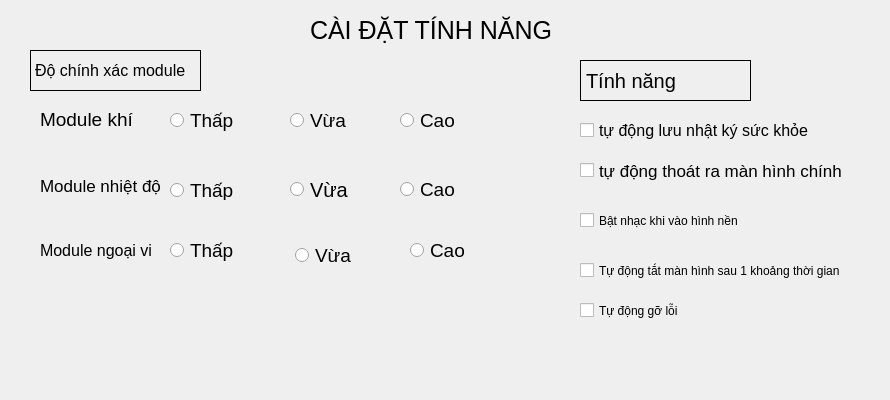
    <widget class="QWidget" name="mainSetting">
     <widget class="QLabel" name="label">
      <property name="geometry">
       <rect>
        <x>310</x>
        <y>0</y>
        <width>251</width>
        <height>61</height>
       </rect>
      </property>
      <property name="font">
       <font>
        <pointsize>19</pointsize>
       </font>
      </property>
      <property name="text">
       <string>CÀI ĐẶT TÍNH NĂNG</string>
      </property>
     </widget>
     <widget class="QLabel" name="label_15">
      <property name="geometry">
       <rect>
        <x>30</x>
        <y>50</y>
        <width>171</width>
        <height>41</height>
       </rect>
      </property>
      <property name="font">
       <font>
        <pointsize>12</pointsize>
       </font>
      </property>
      <property name="frameShape">
       <enum>QFrame::Box</enum>
      </property>
      <property name="text">
       <string>Độ chính xác module</string>
      </property>
     </widget>
     <widget class="QLabel" name="label_17">
      <property name="geometry">
       <rect>
        <x>580</x>
        <y>60</y>
        <width>171</width>
        <height>41</height>
       </rect>
      </property>
      <property name="font">
       <font>
        <pointsize>15</pointsize>
       </font>
      </property>
      <property name="frameShape">
       <enum>QFrame::Box</enum>
      </property>
      <property name="text">
       <string>Tính năng</string>
      </property>
     </widget>
     <widget class="QCheckBox" name="checkBox">
      <property name="geometry">
       <rect>
        <x>580</x>
        <y>110</y>
        <width>231</width>
        <height>41</height>
       </rect>
      </property>
      <property name="font">
       <font>
        <pointsize>12</pointsize>
       </font>
      </property>
      <property name="text">
       <string>tự động lưu nhật ký sức khỏe</string>
      </property>
     </widget>
     <widget class="QCheckBox" name="checkBox2">
      <property name="geometry">
       <rect>
        <x>580</x>
        <y>150</y>
        <width>271</width>
        <height>41</height>
       </rect>
      </property>
      <property name="font">
       <font>
        <pointsize>13</pointsize>
       </font>
      </property>
      <property name="text">
       <string>tự động thoát ra màn hình chính</string>
      </property>
     </widget>
     <widget class="QCheckBox" name="checkBox3">
      <property name="geometry">
       <rect>
        <x>580</x>
        <y>200</y>
        <width>241</width>
        <height>41</height>
       </rect>
      </property>
      <property name="text">
       <string>Bật nhạc khi vào hình nền</string>
      </property>
     </widget>
     <widget class="QCheckBox" name="checkBox4">
      <property name="geometry">
       <rect>
        <x>580</x>
        <y>250</y>
        <width>291</width>
        <height>41</height>
       </rect>
      </property>
      <property name="text">
       <string>Tự động tắt màn hình sau 1 khoảng thời gian</string>
      </property>
     </widget>
     <widget class="QCheckBox" name="checkBox5">
      <property name="geometry">
       <rect>
        <x>580</x>
        <y>290</y>
        <width>161</width>
        <height>41</height>
       </rect>
      </property>
      <property name="text">
       <string>Tự động gỡ lỗi</string>
      </property>
     </widget>
     <widget class="QStackedWidget" name="stackedWidget">
      <property name="geometry">
       <rect>
        <x>30</x>
        <y>100</y>
        <width>471</width>
        <height>41</height>
       </rect>
      </property>
      <property name="currentIndex">
       <number>0</number>
      </property>
      <widget class="QWidget" name="page">
       <widget class="QLabel" name="label_16">
        <property name="geometry">
         <rect>
          <x>10</x>
          <y>9</y>
          <width>111</width>
          <height>21</height>
         </rect>
        </property>
        <property name="font">
         <font>
          <pointsize>14</pointsize>
         </font>
        </property>
        <property name="text">
         <string>Module khí</string>
        </property>
       </widget>
       <widget class="QRadioButton" name="radiokhithapButton">
        <property name="geometry">
         <rect>
          <x>140</x>
          <y>10</y>
          <width>71</width>
          <height>21</height>
         </rect>
        </property>
        <property name="font">
         <font>
          <pointsize>14</pointsize>
         </font>
        </property>
        <property name="text">
         <string>Thấp</string>
        </property>
       </widget>
       <widget class="QRadioButton" name="radiokhivuaButton">
        <property name="geometry">
         <rect>
          <x>260</x>
          <y>10</y>
          <width>71</width>
          <height>21</height>
         </rect>
        </property>
        <property name="font">
         <font>
          <pointsize>14</pointsize>
         </font>
        </property>
        <property name="text">
         <string>Vừa</string>
        </property>
       </widget>
       <widget class="QRadioButton" name="radiokhicaoButton">
        <property name="geometry">
         <rect>
          <x>370</x>
          <y>10</y>
          <width>61</width>
          <height>21</height>
         </rect>
        </property>
        <property name="font">
         <font>
          <pointsize>14</pointsize>
         </font>
        </property>
        <property name="text">
         <string>Cao</string>
        </property>
       </widget>
      </widget>
     </widget>
     <widget class="QStackedWidget" name="stackedWidget_2">
      <property name="geometry">
       <rect>
        <x>30</x>
        <y>170</y>
        <width>471</width>
        <height>41</height>
       </rect>
      </property>
      <property name="currentIndex">
       <number>0</number>
      </property>
      <widget class="QWidget" name="page_2">
       <widget class="QLabel" name="label_19">
        <property name="geometry">
         <rect>
          <x>10</x>
          <y>0</y>
          <width>131</width>
          <height>31</height>
         </rect>
        </property>
        <property name="font">
         <font>
          <pointsize>13</pointsize>
         </font>
        </property>
        <property name="text">
         <string>Module nhiệt độ</string>
        </property>
       </widget>
       <widget class="QRadioButton" name="radionhietdoButton">
        <property name="geometry">
         <rect>
          <x>140</x>
          <y>10</y>
          <width>81</width>
          <height>20</height>
         </rect>
        </property>
        <property name="font">
         <font>
          <pointsize>14</pointsize>
         </font>
        </property>
        <property name="text">
         <string>Thấp</string>
        </property>
       </widget>
       <widget class="QRadioButton" name="radionhietdovuaButton">
        <property name="geometry">
         <rect>
          <x>260</x>
          <y>9</y>
          <width>71</width>
          <height>21</height>
         </rect>
        </property>
        <property name="font">
         <font>
          <pointsize>15</pointsize>
         </font>
        </property>
        <property name="text">
         <string>Vừa</string>
        </property>
       </widget>
       <widget class="QRadioButton" name="radionhietdocaoButton">
        <property name="geometry">
         <rect>
          <x>370</x>
          <y>9</y>
          <width>61</width>
          <height>21</height>
         </rect>
        </property>
        <property name="font">
         <font>
          <pointsize>14</pointsize>
         </font>
        </property>
        <property name="text">
         <string>Cao</string>
        </property>
       </widget>
      </widget>
     </widget>
     <widget class="QStackedWidget" name="stackedWidget_3">
      <property name="geometry">
       <rect>
        <x>30</x>
        <y>230</y>
        <width>471</width>
        <height>41</height>
       </rect>
      </property>
      <property name="currentIndex">
       <number>0</number>
      </property>
      <widget class="QWidget" name="page_3">
       <widget class="QLabel" name="label_20">
        <property name="geometry">
         <rect>
          <x>10</x>
          <y>10</y>
          <width>121</width>
          <height>20</height>
         </rect>
        </property>
        <property name="font">
         <font>
          <pointsize>12</pointsize>
         </font>
        </property>
        <property name="text">
         <string>Module ngoại vi</string>
        </property>
       </widget>
       <widget class="QRadioButton" name="radiongoaivithapButton">
        <property name="geometry">
         <rect>
          <x>140</x>
          <y>10</y>
          <width>71</width>
          <height>21</height>
         </rect>
        </property>
        <property name="font">
         <font>
          <pointsize>14</pointsize>
         </font>
        </property>
        <property name="text">
         <string>Thấp</string>
        </property>
       </widget>
       <widget class="QRadioButton" name="radiongoaivivuaButton">
        <property name="geometry">
         <rect>
          <x>265</x>
          <y>10</y>
          <width>61</width>
          <height>31</height>
         </rect>
        </property>
        <property name="font">
         <font>
          <pointsize>14</pointsize>
         </font>
        </property>
        <property name="text">
         <string>Vừa</string>
        </property>
       </widget>
       <widget class="QRadioButton" name="radiongoaivicaoButton">
        <property name="geometry">
         <rect>
          <x>380</x>
          <y>10</y>
          <width>71</width>
          <height>20</height>
         </rect>
        </property>
        <property name="font">
         <font>
          <pointsize>14</pointsize>
         </font>
        </property>
        <property name="text">
         <string>Cao</string>
        </property>
       </widget>
      </widget>
     </widget>
     <widget class="QLabel" name="label_65">
      <property name="geometry">
       <rect>
        <x>0</x>
        <y>0</y>
        <width>881</width>
        <height>391</height>
       </rect>
      </property>
      <property name="styleSheet">
       <string notr="true">border-image: url(:/newPrefix/fileanh/background1.jpg);
				border-top-left-radius: 20px;
				border-top-right-radius: 20px;
				border-bottom-right-radius: 20px;
				border-bottom-left-radius: 20px;</string>
      </property>
      <property name="text">
       <string/>
      </property>
     </widget>
     <zorder>label_65</zorder>
     <zorder>label</zorder>
     <zorder>label_15</zorder>
     <zorder>label_17</zorder>
     <zorder>checkBox</zorder>
     <zorder>checkBox2</zorder>
     <zorder>checkBox3</zorder>
     <zorder>checkBox4</zorder>
     <zorder>checkBox5</zorder>
     <zorder>stackedWidget</zorder>
     <zorder>stackedWidget_2</zorder>
     <zorder>stackedWidget_3</zorder>
    </widget>
